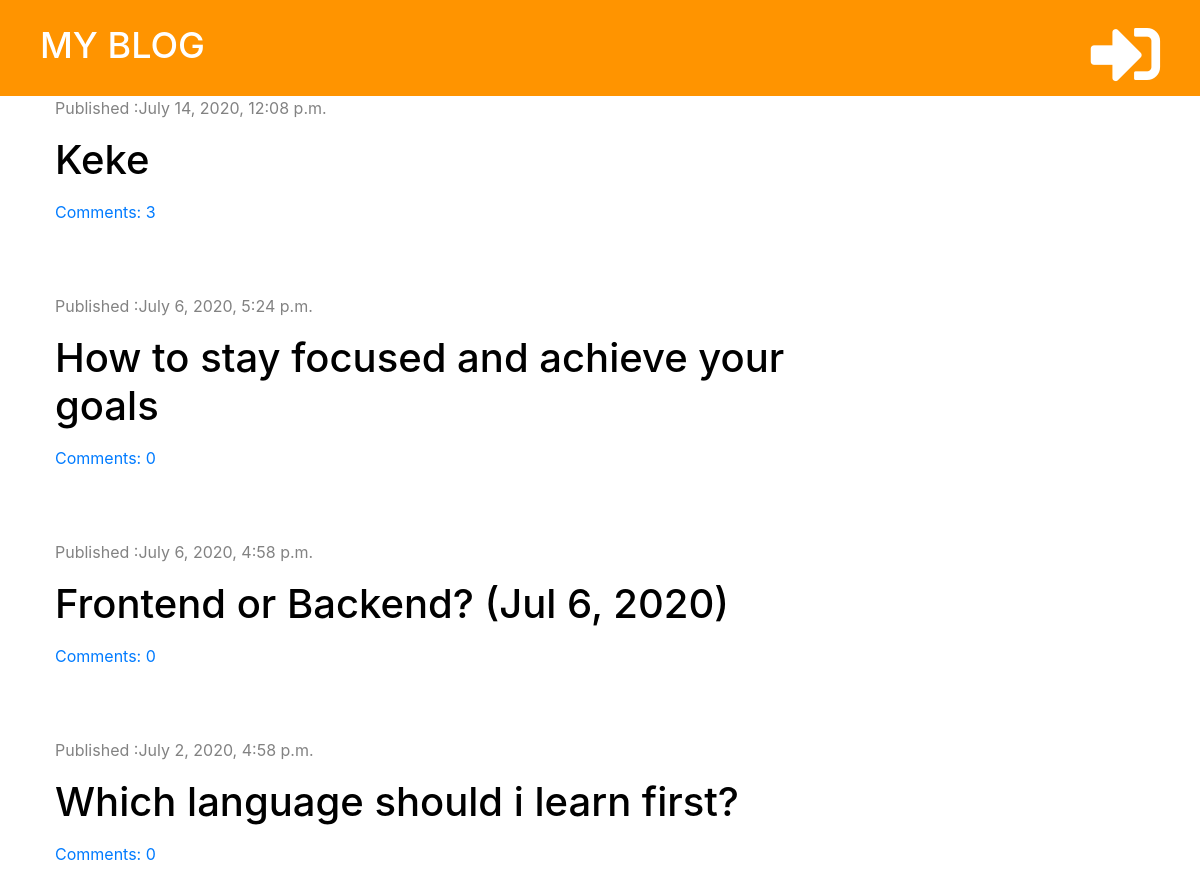
The page / on the database its author committed.
### blog/models.py (models this page shows, shortened)
class Post(models.Model):
    author = models.ForeignKey('auth.User', on_delete= models.CASCADE)
    title =  models.CharField(max_length = 200)
    text = models. TextField(  )
    created_date = models.DateTimeField(default= timezone.now)
    published_date = models.DateTimeField(blank = True, null=True)
    def approved_comments(self):
        return self.comments.filter(approved=True)

### blog/views.py (the view)
# urls.py: path('', views.post_list, name='post_list'),
def post_list(request):
    posts= Post.objects.filter(published_date__lte=timezone.now()).order_by('-published_date')
    stuff_for_frontend = {'posts': posts}
    return render(request, 'blog/post_list.html', stuff_for_frontend)

### blog/templatetags/markdownify.py (called while the page is built)
@register.filter
def markdown(value):
    renderer = HighlightRenderer()
    markdown = mistune.Markdown(renderer=renderer)
    return markdown(value)

### blog/templates/blog/post_list.html (shortened to what this page needs)
{% extends 'blog/base.html' %}
{% load markdownify %}
{% block content %}
    {% for post in posts %}
    <div class="post">
        <div class="date">
            <p> Published :{{post.published_date}}</p>
        </div>
        <h1><a href="{% url 'post_detail' pk=post.pk %}">{{ post.title}}</a></h1>
        <a href="{%url 'post_detail' pk=post.pk %}">Comments: {{post.approved_comments.count}}</a>
    </div>
    {% endfor %}
{% endblock %}

### blog/static/blog/styles.css (style rules this page uses)
.date { color: #828282; }
.post { margin-bottom: 70px; }
.post h1 a { color: #000000; }

### rows shown on the page
Post: published_date "July 14, 2020, 12:08 p.m.", title "Keke", approved_comments.count "3"
Post: published_date "July 6, 2020, 5:24 p.m.", title "How to stay focused and achieve your goals", approved_comments.count "0"
Post: published_date "July 6, 2020, 4:58 p.m.", title "Frontend or Backend? (Jul 6, 2020)", approved_comments.count "0"
Post: published_date "July 2, 2020, 4:58 p.m.", title "Which language should i learn first?", approved_comments.count "0"
